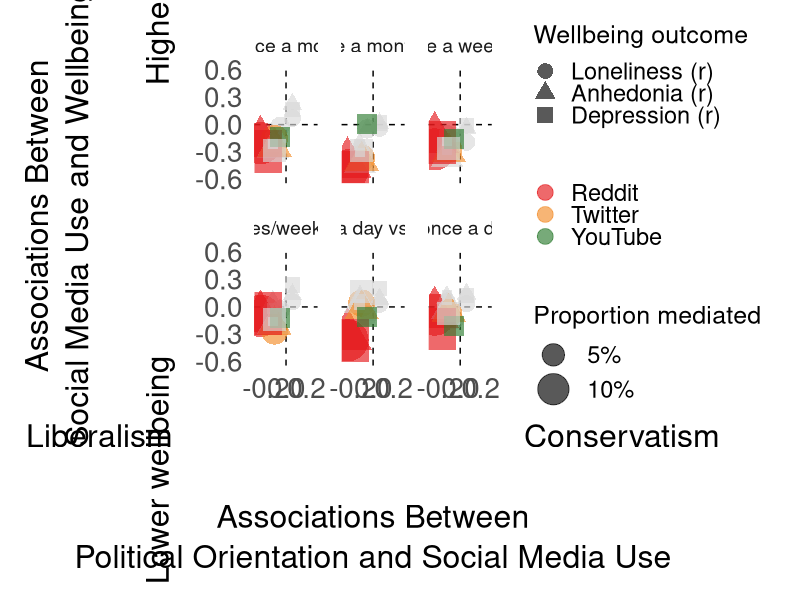
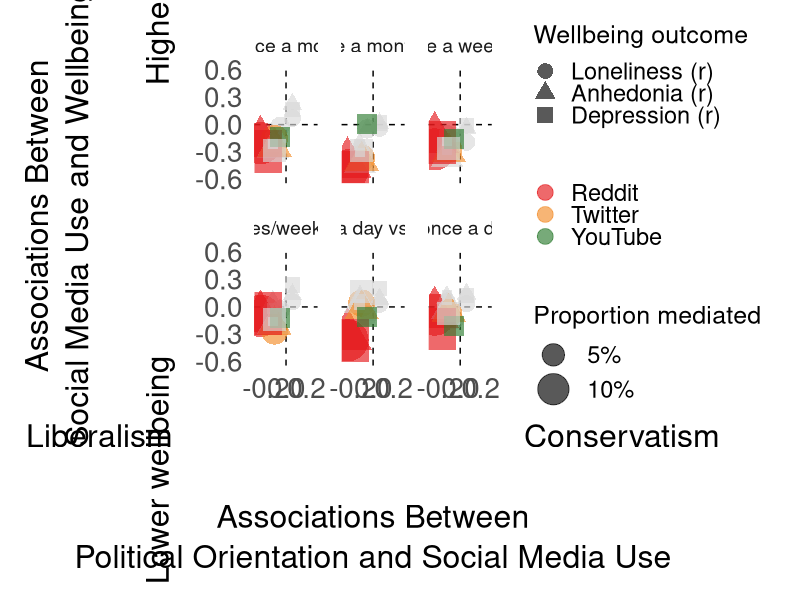

Write the R code that produced these figures, in order.
#############################################
#
#       ANES main mediation figure
#
#############################################

library(dplyr)
library(ggplot2)

anes_res <- read.csv("anes_monotonic_mediation_results.csv")

platforms <- c(
  "facebook_frequency",
  "instagram_frequency",
  "reddit_frequency",
  "tiktok_frequency",
  "youtube_frequency",
  "twitter_frequency"
)

mediator_order <- c(
  "Facebook",
  "Instagram",
  "Reddit",
  "TikTok",
  "Twitter",
  "YouTube"
)

outcome_labels <- c(
  "loneliness" = "Loneliness (r)",
  "anhedonia" = "Anhedonia (r)",
  "depression" = "Depression (r)"
)

outcome_order <- unname(outcome_labels)

outcome_shape_vals <- c(
  "Loneliness (r)" = 16,
  "Anhedonia (r)" = 17,
  "Depression (r)" = 15
)

#############################################
# Prepare data

# Refit only the 18 weighted outcome regressions to extract their six b contrasts.
# These match Table S17; no mediation bootstrap is rerun.
d <- read.csv("anes_w3.csv")
main_res <- anes_res %>% filter(
  mediator %in% platforms, model_type == "mediation", sample == "all",
  outcome %in% names(outcome_labels)
)
contrast_labels <- c(
  "Less than once a month vs never",
  "Once/twice a month vs never",
  "About once a week vs never",
  "A few times/week vs never",
  "Once a day vs never",
  "More than once a day vs never"
)
b_rows <- lapply(seq_len(nrow(main_res)), function(i) {
  r <- main_res[i, ]
  vars <- c(r$mediator, r$outcome, "political_orientation", "age", "gender",
            "race_ethnicity", "income", "education", "w3weight")
  md <- d[complete.cases(d[, vars]) & is.finite(d$w3weight) & d$w3weight > 0, ]
  md$mediator_value <- factor(md[[r$mediator]], levels = 1:7)
  md$outcome_z <- as.numeric(scale(md[[r$outcome]]))
  fit <- lm(outcome_z ~ political_orientation + mediator_value + age + gender +
              race_ethnicity + income + education, data = md, weights = w3weight)
  stopifnot(nrow(md) == r$n,
            abs(coef(fit)["political_orientation"] - r$c_prime_est) < 1e-8)
  data.frame(mediator = r$mediator, outcome = r$outcome,
             contrast = factor(contrast_labels, levels = contrast_labels),
             y_est = unname(coef(fit)[paste0("mediator_value", 2:7)]))
})
fig_df <- main_res %>%
  inner_join(bind_rows(b_rows), by = c("mediator", "outcome")) %>%
  mutate(
    sig_mediation = (acme_ci_low > 0 | acme_ci_high < 0) &
      is.finite(acme_ci_low) &
      is.finite(acme_ci_high),
    outcome = dplyr::recode(outcome, !!!outcome_labels),
    mediator = dplyr::recode(
      mediator,
      "facebook_frequency" = "Facebook",
      "instagram_frequency" = "Instagram",
      "reddit_frequency" = "Reddit",
      "tiktok_frequency" = "TikTok",
      "youtube_frequency" = "YouTube",
      "twitter_frequency" = "Twitter"
    ),
    color_var = if_else(sig_mediation, mediator, "n.s.")
  ) %>%
  filter(is.finite(a_path_est), is.finite(y_est), is.finite(prop_mediated_est)) %>%
  mutate(
    outcome = factor(outcome, levels = outcome_order),
    color_var = factor(
      color_var,
      levels = c(mediator_order, "n.s.")
    )
  )

#############################################
# Plot settings

color_palette <- c(
  "Facebook" = "#1877F2",
  "Twitter" = "#F28E2B",
  "TikTok" = "#8A3FFC",
  "Instagram" = "#C13584",
  "YouTube" = "#2E7D32",
  "Reddit" = "#E41A1C",
  "n.s." = "grey85"
)

theme_clean <- theme_minimal(base_size = 20) +
  theme(
    panel.grid.minor = element_blank(),
    panel.grid.major.x = element_blank(),
    panel.background = element_rect(fill = "white", colour = NA),
    plot.background = element_rect(fill = "white", colour = NA)
  )

x_limit <- max(abs(fig_df$a_path_est), na.rm = TRUE) * 1.12
y_limit <- max(abs(fig_df$y_est), na.rm = TRUE) * 1.12

#############################################
# Create figure

p <- ggplot(fig_df, aes(x = a_path_est, y = y_est)) +
  geom_hline(yintercept = 0, colour = "black", linetype = "dashed") +
  geom_vline(xintercept = 0, colour = "black", linetype = "dashed") +
  geom_point(
    aes(
      size = abs(prop_mediated_est),
      color = color_var,
      shape = outcome
    ),
    alpha = 0.65
  ) +
  scale_size_area(
    max_size = 14,
    name = "Proportion mediated",
    breaks = c(0.05, 0.10, 0.20),
    labels = scales::percent_format(accuracy = 1)
  ) +
  scale_color_manual(
    values = color_palette,
    name = NULL,
    breaks = mediator_order,
    guide = guide_legend(override.aes = list(size = 5), order = 2)
  ) +
  scale_shape_manual(
    values = outcome_shape_vals,
    name = "Wellbeing outcome",
    guide = guide_legend(override.aes = list(size = 5), order = 1)
  ) +
  facet_wrap(~contrast, ncol = 3) +
  scale_x_continuous(limits = c(-x_limit, x_limit), breaks = c(-0.2, 0, 0.2)) +
  scale_y_continuous(limits = c(-y_limit, y_limit)) +
  labs(
    x = "Liberalism                                       Conservatism\n\nAssociations Between\nPolitical Orientation and Social Media Use",
    y = "Associations Between\nSocial Media Use and Wellbeing\n\nLower wellbeing                              Higher wellbeing"
  ) +
  theme_clean +
  theme(
    panel.grid.major.y = element_blank(),
    strip.text = element_text(size = 14),
    panel.spacing = unit(1.2, "lines"),
    axis.text.x = element_text(size = 20),
    axis.text.y = element_text(size = 20),
    axis.title.x = element_text(size = 23, lineheight = 1.05, margin = margin(t = 14)),
    axis.title.y = element_text(size = 23, lineheight = 1.05, margin = margin(r = 14)),
    legend.position = "right",
    legend.text = element_text(size = 17),
    legend.title = element_text(size = 18),
    legend.key.height = unit(0.9, "lines"),
    plot.margin = margin(t = 18, r = 18, b = 18, l = 18)
  )

p

ggsave(
  "Plots/fig_ANES.png",
  plot = p,
  width = 20,
  height = 13,
  dpi = 300
)
